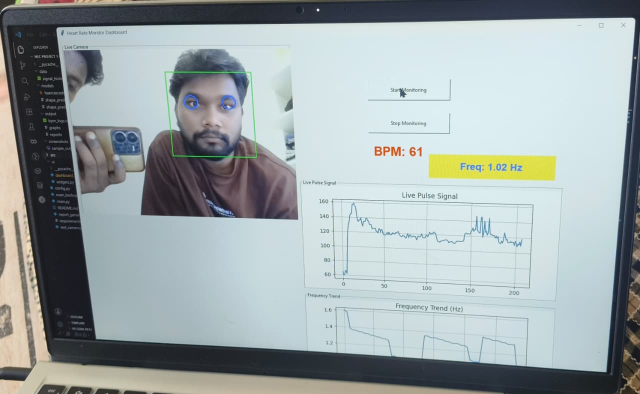
#> input picture WhatsApp Image 2026-06-07 at 14.40.34.jpeg, 1280 x 788 px, given in place of the camera (shown at 1/2 size)
$ python main_backup.py
#> lines starting #> are read from the running program, lines starting #| are printed output that depends on the picture; after the words box and inside, x2 and y2 are one past the last pixel; in counts of white or black regions, pixels touching at a corner belong together; long printed decimals are rounded
### src/camera.py
import cv2

class Camera:

    def __init__(self):
        self.cap = cv2.VideoCapture(0)

        self.cap.set(cv2.CAP_PROP_FRAME_WIDTH, 700)
        self.cap.set(cv2.CAP_PROP_FRAME_HEIGHT, 550)

    def get_frame(self):

        ret, frame = self.cap.read()
#> frame is the input picture: shape (788, 1280, 3); mean B, G, R 168.9, 167.6, 157.4

        if not ret:
            return None

        frame = cv2.resize(
            frame,
            (700, 550)
        )
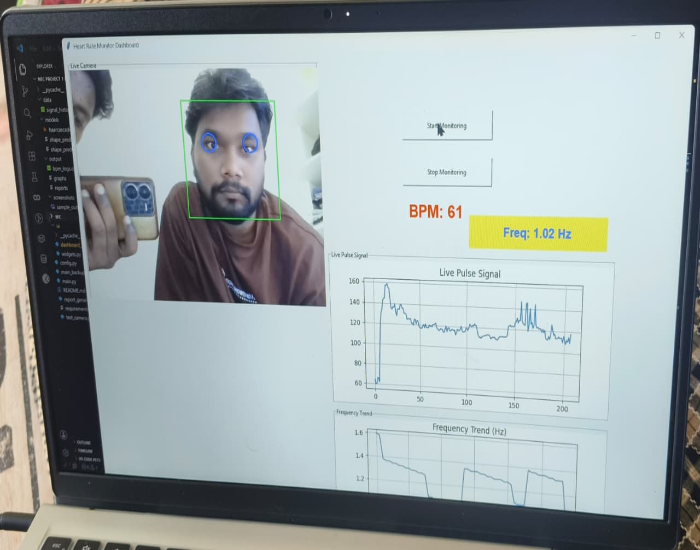
#> frame: shape (550, 700, 3); mean B, G, R 168.8, 167.5, 157.4

        return frame

    def release(self):

        self.cap.release()

### src/face_detection.py
import cv2
from config import SCALE_FACTOR
from config import MIN_NEIGHBORS


class FaceDetector:

    def __init__(self):

        self.face_cascade = cv2.CascadeClassifier(
            cv2.data.haarcascades +
            "haarcascade_frontalface_default.xml"
        )

    def detect(self, frame):

        gray = cv2.cvtColor(
            frame,
            cv2.COLOR_BGR2GRAY
        )
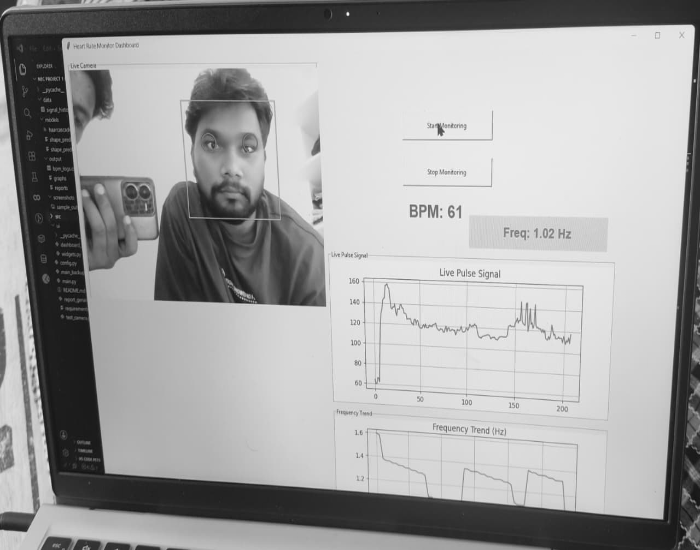
#> gray: shape (550, 700); min 12, max 246, mean 164.6

        faces = self.face_cascade.detectMultiScale(
            gray,
            scaleFactor=SCALE_FACTOR,
            minNeighbors=MIN_NEIGHBORS
        )
#> faces = [[182, 108, 96, 96]]

        return faces

### src/roi_extraction.py
class ROIExtractor:

    @staticmethod
    def get_eye_rois(face):

        x, y, w, h = face

        # Left Eye ROI
        left_x = x + int(w * 0.15)
        left_y = y + int(h * 0.25)
        left_w = int(w * 0.25)
        left_h = int(h * 0.20)

        # Right Eye ROI
        right_x = x + int(w * 0.60)
        right_y = y + int(h * 0.25)
        right_w = int(w * 0.25)
        right_h = int(h * 0.20)

        return (
            (left_x, left_y, left_w, left_h),
            (right_x, right_y, right_w, right_h)
        )

### src/signal_extraction.py
import cv2
import numpy as np


class SignalExtractor:

    @staticmethod
    def extract_green_signal(frame, roi):

        x, y, w, h = roi

        # Prevent ROI from going outside frame
        height, width = frame.shape[:2]

        x = max(0, x)
        y = max(0, y)

        w = min(w, width - x)
        h = min(h, height - y)

        roi_frame = frame[y:y+h, x:x+w]

        if roi_frame.size == 0:
            return None

        # Extract Green Channel
        green_channel = roi_frame[:, :, 1]

        # Reduce noise
        green_channel = cv2.GaussianBlur(
            green_channel,
            (5, 5),
            0
        )

        # Mean intensity
        signal = np.mean(green_channel)

        return float(signal)

### src/signal_filter.py
import numpy as np


class SignalFilter:

    @staticmethod
    def moving_average(signal, window_size=5):

        if len(signal) < window_size:
            return np.array(signal)

        filtered = np.convolve(
            signal,
            np.ones(window_size) / window_size,
            mode="valid"
        )

        return filtered

    @staticmethod
    def normalize(signal):

        signal = np.array(signal)

        if len(signal) == 0:
            return signal

        mean = np.mean(signal)
        std = np.std(signal)

        if std == 0:
            return signal

        normalized = (
            signal - mean
        ) / std

        return normalized

### src/graph_plot.py
import os
import matplotlib.pyplot as plt


class GraphPlot:

    def __init__(self):

        plt.ion()

        self.fig, self.ax = plt.subplots()

        self.line, = self.ax.plot(
            [],
            [],
            linewidth=2
        )

        self.ax.set_title(
            "Live Pulse Signal"
        )

        self.ax.set_xlabel(
            "Samples"
        )

        self.ax.set_ylabel(
            "Signal Intensity"
        )

        self.ax.grid(True)

    def update(self, signal):

        if len(signal) < 2:
            return

        self.line.set_xdata(
            range(len(signal))
        )

        self.line.set_ydata(
            signal
        )

        self.ax.relim()

        self.ax.autoscale_view()

        self.fig.canvas.draw()

        self.fig.canvas.flush_events()

    def save_graph(self):

        os.makedirs(
            "output/graphs",
            exist_ok=True
        )

        self.fig.savefig(
            "output/graphs/pulse_graph.png"
        )

        print(
            "Graph saved successfully."
        )

### src/bpm_calculation.py
import numpy as np


class BPMCalculator:

    @staticmethod
    def calculate_bpm(signal, fps):
        print("Signal Length =", len(signal))
        if len(signal) < fps * 5:
            return 0

        signal = np.array(signal)

        # Remove DC component
        signal = signal - np.mean(signal)

        # FFT
        fft = np.fft.fft(signal)

        freqs = np.fft.fftfreq(
            len(signal),
            d=1 / fps
        )

        # Positive frequencies only
        positive_freqs = freqs[:len(freqs)//2]

        positive_fft = np.abs(
            fft[:len(fft)//2]
        )

        # Human heart rate range
        valid = np.where(
            (positive_freqs >= 0.8) &
            (positive_freqs <= 3.0)
        )

        if len(valid[0]) == 0:
            return 0

        peak_freq = positive_freqs[
            valid
        ][
            np.argmax(
                positive_fft[valid]
            )
        ]

        bpm = peak_freq * 60

        # Reject unrealistic values
        if bpm < 30 or bpm > 220:
            return 0

        return int(round(bpm))

### src/data_logger.py
import csv
import os
from datetime import datetime


class DataLogger:

    def __init__(self, filename="output/bpm_logs.csv"):

        self.filename = filename

        os.makedirs(
            "output",
            exist_ok=True
        )

        if not os.path.exists(filename):

            with open(
                filename,
                "w",
                newline=""
            ) as file:

                writer = csv.writer(file)

                writer.writerow([
                    "Timestamp",
                    "BPM",
                    "Signal"
                ])

    def log(
        self,
        bpm,
        signal
    ):

        with open(
            self.filename,
            "a",
            newline=""
        ) as file:

            writer = csv.writer(file)

            writer.writerow([
                datetime.now().strftime(
                    "%Y-%m-%d %H:%M:%S"
                ),
                bpm,
                round(signal, 3)
            ])

### src/report_generator.py
import os
from datetime import datetime


class ReportGenerator:

    @staticmethod
    def generate_report(bpm_history):
        print("BPM History Length:", len(bpm_history))

        if len(bpm_history) == 0:
            print("No BPM data available.")
            return

        os.makedirs(
            "output/reports",
            exist_ok=True
        )

        report_file = (
            "output/reports/heart_rate_report.txt"
        )

        avg_bpm = sum(bpm_history) / len(bpm_history)

        max_bpm = max(bpm_history)

        min_bpm = min(bpm_history)

        with open(
            report_file,
            "w"
        ) as file:

            file.write(
                "Heart Rate Session Report\n"
            )

            file.write(
                "=" * 30 + "\n\n"
            )

            file.write(
                f"Date: "
                f"{datetime.now()}\n\n"
            )

            file.write(
                f"Average BPM: "
                f"{avg_bpm:.2f}\n"
            )

            file.write(
                f"Maximum BPM: "
                f"{max_bpm}\n"
            )

            file.write(
                f"Minimum BPM: "
                f"{min_bpm}\n"
            )

            file.write(
                f"Total Samples: "
                f"{len(bpm_history)}\n"
            )

        print(
            f"Report saved to: "
            f"{report_file}"
        )

### main_backup.py
import cv2
import time
from collections import deque

from config import FACE_BOX_COLOR
from config import THICKNESS

from src.camera import Camera
from src.face_detection import FaceDetector
from src.roi_extraction import ROIExtractor
from src.signal_extraction import SignalExtractor
from src.signal_filter import SignalFilter
from src.bpm_calculation import BPMCalculator
from src.graph_plot import GraphPlot
from src.data_logger import DataLogger
from src.report_generator import ReportGenerator

def main():

    camera = Camera()
    detector = FaceDetector()

    graph = GraphPlot()
    logger = DataLogger()

    signal_buffer = deque(maxlen=300)
    bpm_history = []

    fps = 30
    last_log_time = 0

    while True:

        frame = camera.get_frame()

        if frame is None:
            break

        faces = detector.detect(frame)
#> faces = [[182, 108, 96, 96]]

        for face in faces:

            x, y, w, h = face

            # Face Rectangle
            cv2.rectangle(
                frame,
                (x, y),
                (x + w, y + h),
                FACE_BOX_COLOR,
                THICKNESS
            )

            # Eye ROIs
            left_roi, right_roi = ROIExtractor.get_eye_rois(face)
            print("Left ROI:", left_roi)
            print("Right ROI:", right_roi)

            lx, ly, lw, lh = left_roi
            rx, ry, rw, rh = right_roi

            # Left Eye Circle
            cv2.circle(
                frame,
                (lx + lw // 2, ly + lh // 2),
                20,
                (255, 0, 0),
                2
            )

            # Right Eye Circle
            cv2.circle(
                frame,
                (rx + rw // 2, ry + rh // 2),
                20,
                (255, 0, 0),
                2
            )

            # Extract Signal From Both Eyes
            left_signal = SignalExtractor.extract_green_signal(
                frame,
                left_roi
            )

            right_signal = SignalExtractor.extract_green_signal(
                frame,
                right_roi
            )

            if left_signal is not None and right_signal is not None:

                signal = (
                    left_signal + right_signal
                ) / 2

                signal_buffer.append(signal)
                print("Signal:", signal)


                filtered_signal = SignalFilter.moving_average(
                    list(signal_buffer)
                )
                graph.update(
                    filtered_signal
                )
                filtered_signal = SignalFilter.normalize(
                    filtered_signal
                )

                bpm = BPMCalculator.calculate_bpm(
                    filtered_signal,
                    fps
                )

                if bpm > 0:
                    bpm_history.append(bpm)

                current_time = time.time()

                if current_time - last_log_time >= 1:

                    logger.log(
                        bpm,
                        signal
                    )

                    last_log_time = current_time

                cv2.putText(
                    frame,
                    f"BPM: {bpm}",
                    (20, 40),
                    cv2.FONT_HERSHEY_SIMPLEX,
                    1,
                    (0, 0, 255),
                    2
                )
#> this loop made 1 pass
#> (face, left_x in get_eye_rois, left_y in get_eye_rois, left_w in get_eye_rois) on pass 1: ([182, 108, 96, 96], 196, 132, 24)
#| Left ROI: (196, 132, 24, 19)
#| Right ROI: (239, 132, 24, 19)
#| Signal: 123.400
#| Signal Length = 1
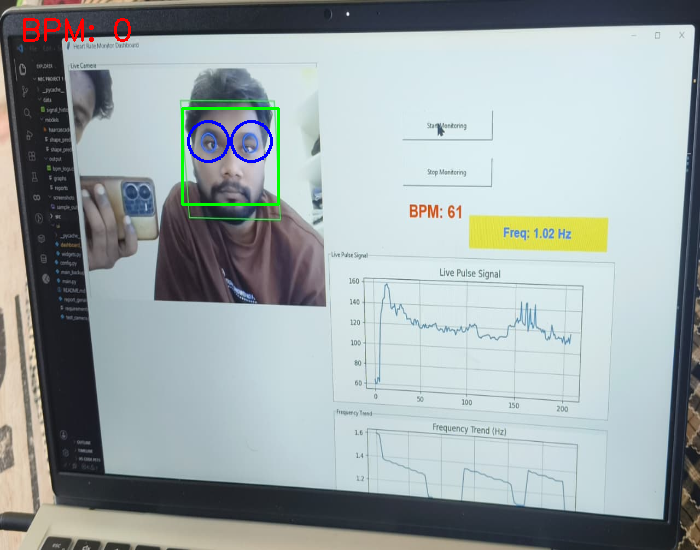
#> frame: shape (550, 700, 3); 0.71% of pixels changed, all inside (x1, y1, x2, y2) = (23, 18, 280, 206)
#> after the loop, bpm_history = []; last_log_time = 1.8e+09

        cv2.imshow(
            "Heart Rate Measurement",
            frame
        )

        key = cv2.waitKey(1)
#> (key Esc is pressed here)

        if key == 27:  # ESC
            break

    ReportGenerator.generate_report(
        bpm_history
    )
#| BPM History Length: 0
    graph.save_graph()
#> in save_graph, `self.fig.savefig( "output/graphs/pulse_graph.png" )`:
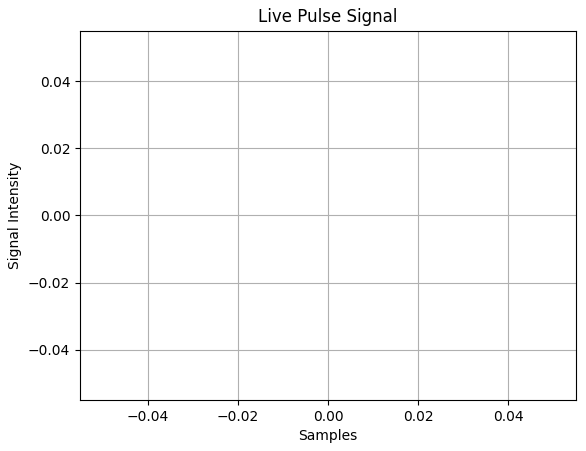
#> figure drawn by matplotlib, 1 panel
    camera.release()
    cv2.destroyAllWindows()


if __name__ == "__main__":
    main()
